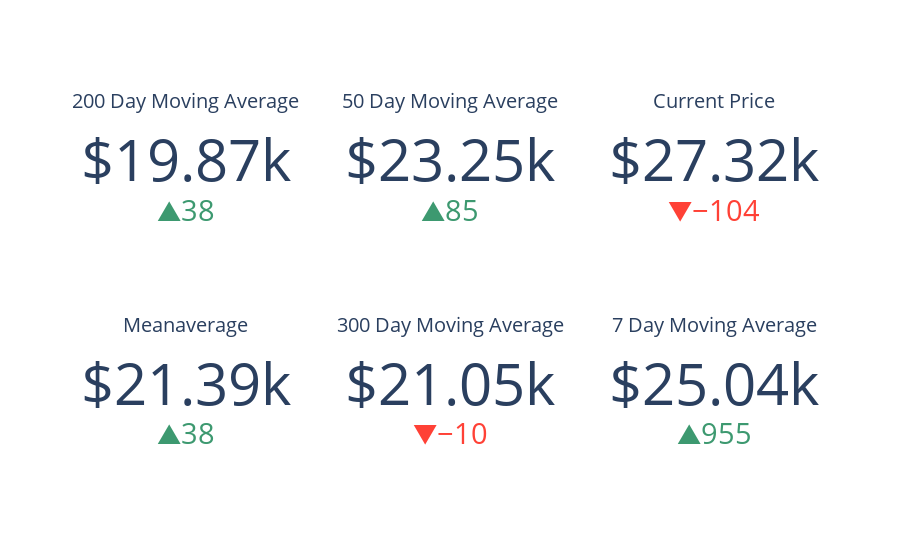

Notebook code for this chart:
### Code cell
import plotly.graph_objects as go

fig = go.Figure()

fig.add_trace(go.Indicator(
    mode = "number+delta",
    number = {'prefix': "$"},
    value = df['200D'].iloc[-1],
    delta = {"reference": ((df['200D'].iloc[-2])), "valueformat": ".0f"},
     title = {"text": "200 Day Moving Average"},
    gauge = {
        'axis': {'visible': False}},
    domain = {'row': 0, 'column': 0}))

fig.add_trace(go.Indicator(
    mode = "number+delta",
    number = {'prefix': "$"},
    value = df['meanavge'].iloc[-1],
    delta = {"reference": ((df['meanavge'].iloc[-2])), "valueformat": ".0f"},
    title = {"text": "Meanaverage"},
    gauge = {
        'axis': {'visible': False}},
    domain = {'row': 1, 'column': 0}))


fig.add_trace(go.Indicator(
    mode = "number+delta",
    number = {'prefix': "$"},
    value = df['50D'].iloc[-1],
    delta = {"reference": ((df['50D'].iloc[-2])), "valueformat": ".0f"},
    title = {"text": "50 Day Moving Average"},
    domain = {'row': 0, 'column': 1}))

fig.add_trace(go.Indicator(
    mode = "number+delta",
    number = {'prefix': "$"},
    value = df['300D'].iloc[-1],
    delta = {"reference": ((df['300D'].iloc[-2])), "valueformat": ".0f"},
    title = {"text": "300 Day Moving Average"},
    domain = {'row': 1, 'column': 1}))

fig.add_trace(go.Indicator(
    mode = "number+delta",
    number = {'prefix': "$"},
    value = df['price'].iloc[-1],
    delta = {"reference": ((df['price'].iloc[-2])), "valueformat": ".0f"},
    title = {"text": "Current Price"},
    domain = {'row': 0, 'column': 2}))

fig.add_trace(go.Indicator(
    mode = "number+delta",
    number = {'prefix': "$"},
    value = df['7D'].iloc[-1],
    delta = {"reference": ((df['7D'].iloc[-2])), "valueformat": ".0f"},
    title = {"text": "7 Day Moving Average"},
    domain = {'row': 1, 'column': 2}))

fig.update_layout(
    grid = {'rows': 2, 'columns': 3, 'pattern': "independent"},
)
fig.write_html("../static/MAs.html")
fig.show()

### Figure 1 — Plotly figure (JSON) as saved in the notebook; plotly's stock layout.template omitted (floating-point values rounded to 4 significant figures)
{"data": [{"delta": {"reference": 19830.0, "valueformat": ".0f"}, "domain": {"column": 0, "row": 0}, "gauge": {"axis": {"visible": false}}, "mode": "number+delta", "number": {"prefix": "$"}, "title": {"text": "200 Day Moving Average"}, "type": "indicator", "value": 19870.0}, {"delta": {"reference": 21350.0, "valueformat": ".0f"}, "domain": {"column": 0, "row": 1}, "gauge": {"axis": {"visible": false}}, "mode": "number+delta", "number": {"prefix": "$"}, "title": {"text": "Meanaverage"}, "type": "indicator", "value": 21390.0}, {"delta": {"reference": 23160.0, "valueformat": ".0f"}, "domain": {"column": 1, "row": 0}, "mode": "number+delta", "number": {"prefix": "$"}, "title": {"text": "50 Day Moving Average"}, "type": "indicator", "value": 23250.0}, {"delta": {"reference": 21060.0, "valueformat": ".0f"}, "domain": {"column": 1, "row": 1}, "mode": "number+delta", "number": {"prefix": "$"}, "title": {"text": "300 Day Moving Average"}, "type": "indicator", "value": 21050.0}, {"delta": {"reference": 27420.0, "valueformat": ".0f"}, "domain": {"column": 2, "row": 0}, "mode": "number+delta", "number": {"prefix": "$"}, "title": {"text": "Current Price"}, "type": "indicator", "value": 27320.0}, {"delta": {"reference": 24080.0, "valueformat": ".0f"}, "domain": {"column": 2, "row": 1}, "mode": "number+delta", "number": {"prefix": "$"}, "title": {"text": "7 Day Moving Average"}, "type": "indicator", "value": 25040.0}], "layout": {"grid": {"columns": 3, "pattern": "independent", "rows": 2}}}
